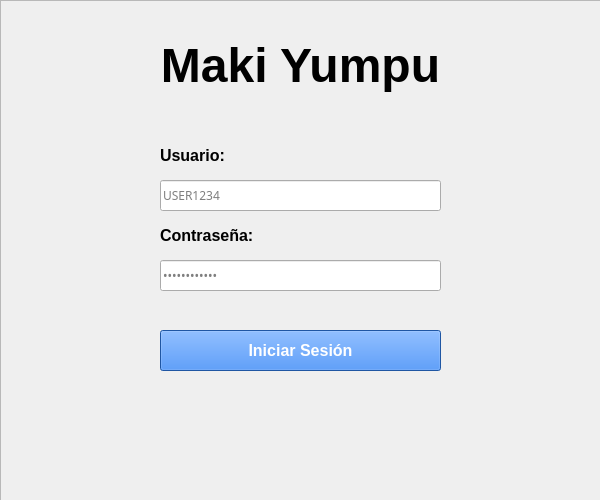
<?xml version="1.0" encoding="UTF-8"?>
<ui version="4.0">
 <class>MainWindow</class>
 <widget class="QMainWindow" name="MainWindow">
  <property name="geometry">
   <rect>
    <x>0</x>
    <y>0</y>
    <width>600</width>
    <height>500</height>
   </rect>
  </property>
  <property name="windowTitle">
   <string>Login</string>
  </property>
  <property name="styleSheet">
   <string notr="true">#btn_login {
	background-color: rgb(43, 120, 228);
	color: white;
}</string>
  </property>
  <widget class="QWidget" name="background">
   <widget class="QFrame" name="container">
    <property name="geometry">
     <rect>
      <x>0</x>
      <y>0</y>
      <width>601</width>
      <height>501</height>
     </rect>
    </property>
    <property name="inputMethodHints">
     <set>Qt::ImhHiddenText</set>
    </property>
    <property name="frameShape">
     <enum>QFrame::StyledPanel</enum>
    </property>
    <property name="frameShadow">
     <enum>QFrame::Raised</enum>
    </property>
    <widget class="QLabel" name="label">
     <property name="geometry">
      <rect>
       <x>0</x>
       <y>20</y>
       <width>601</width>
       <height>91</height>
      </rect>
     </property>
     <property name="font">
      <font>
       <family>Microsoft YaHei UI</family>
       <weight>75</weight>
       <bold>true</bold>
      </font>
     </property>
     <property name="text">
      <string>&lt;html&gt;&lt;head/&gt;&lt;body&gt;&lt;p&gt;&lt;span style=&quot; font-size:36pt; font-weight:600;&quot;&gt;Maki Yumpu&lt;/span&gt;&lt;/p&gt;&lt;/body&gt;&lt;/html&gt;</string>
     </property>
     <property name="alignment">
      <set>Qt::AlignCenter</set>
     </property>
    </widget>
    <widget class="QLabel" name="label_2">
     <property name="geometry">
      <rect>
       <x>160</x>
       <y>140</y>
       <width>151</width>
       <height>31</height>
      </rect>
     </property>
     <property name="font">
      <font>
       <family>Microsoft YaHei UI</family>
       <pointsize>14</pointsize>
      </font>
     </property>
     <property name="text">
      <string>&lt;html&gt;&lt;head/&gt;&lt;body&gt;&lt;p&gt;&lt;span style=&quot; font-size:12pt; font-weight:600;&quot;&gt;Usuario:&lt;/span&gt;&lt;/p&gt;&lt;/body&gt;&lt;/html&gt;</string>
     </property>
    </widget>
    <widget class="QLineEdit" name="txt_user">
     <property name="geometry">
      <rect>
       <x>160</x>
       <y>180</y>
       <width>281</width>
       <height>31</height>
      </rect>
     </property>
     <property name="font">
      <font>
       <family>century-ghotic</family>
      </font>
     </property>
     <property name="text">
      <string/>
     </property>
     <property name="placeholderText">
      <string>USER1234</string>
     </property>
    </widget>
    <widget class="QLabel" name="label_5">
     <property name="geometry">
      <rect>
       <x>160</x>
       <y>220</y>
       <width>151</width>
       <height>31</height>
      </rect>
     </property>
     <property name="font">
      <font>
       <family>Microsoft YaHei UI</family>
       <pointsize>14</pointsize>
      </font>
     </property>
     <property name="text">
      <string>&lt;html&gt;&lt;head/&gt;&lt;body&gt;&lt;p&gt;&lt;span style=&quot; font-size:12pt; font-weight:600;&quot;&gt;Contraseña:&lt;/span&gt;&lt;/p&gt;&lt;/body&gt;&lt;/html&gt;</string>
     </property>
    </widget>
    <widget class="QLineEdit" name="txt_password">
     <property name="geometry">
      <rect>
       <x>160</x>
       <y>260</y>
       <width>281</width>
       <height>31</height>
      </rect>
     </property>
     <property name="font">
      <font>
       <family>century-ghotic</family>
      </font>
     </property>
     <property name="inputMethodHints">
      <set>Qt::ImhNone</set>
     </property>
     <property name="text">
      <string/>
     </property>
     <property name="placeholderText">
      <string>••••••••••••</string>
     </property>
    </widget>
    <widget class="QPushButton" name="btn_login">
     <property name="geometry">
      <rect>
       <x>160</x>
       <y>330</y>
       <width>281</width>
       <height>41</height>
      </rect>
     </property>
     <property name="font">
      <font>
       <family>Microsoft YaHei UI</family>
       <pointsize>12</pointsize>
       <weight>75</weight>
       <bold>true</bold>
      </font>
     </property>
     <property name="text">
      <string>Iniciar Sesión</string>
     </property>
    </widget>
   </widget>
  </widget>
 </widget>
 <resources/>
 <connections/>
</ui>
